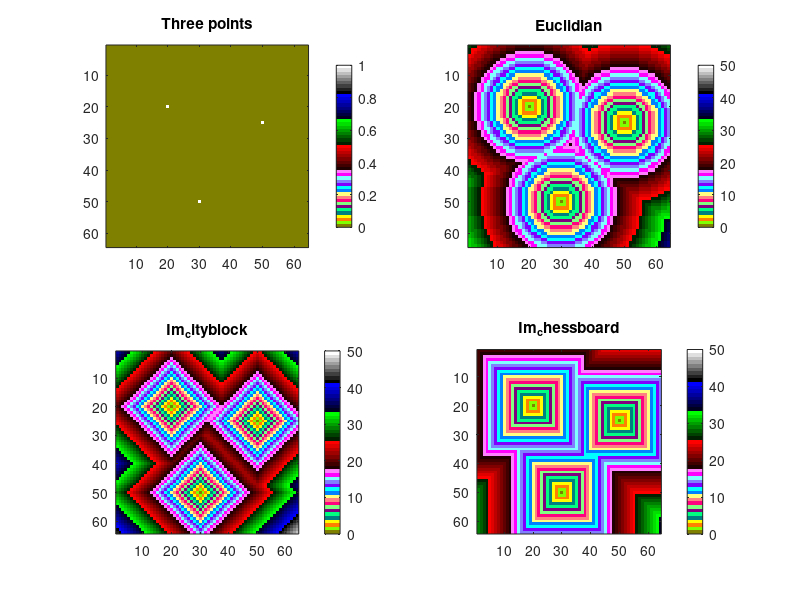

The MATLAB script that drew this image: (Note: this script raises an error after producing the figure.)
Im = zeros(64,64);
Im(20,20) = 1;
Im(50,30) = 1;
Im(25,50) = 1;
Im_eq = bwdist(Im);
figure(1)
colormap(colorcube(51))

subplot(2,2,1), imagesc(Im);
axis image; title('Three points'); colorbar

Im_eq = bwdist(Im);
subplot(2,2,2), imagesc(Im_eq, [0 50]);
axis image; title('Euclidian'); colorbar

Im_cityblock = bwdist(Im, 'cityblock');
subplot(2,2,3), imagesc(Im_cityblock, [0 50]);
axis image; title('Im_cityblock'); colorbar

Im_chessboard = bwdist(Im, 'chessboard');
subplot(2,2,4), imagesc(Im_chessboard, [0 50]);
axis image; title('Im_chessboard'); colorbar

ImD = imread('distObject.tif');
Im_inside_dist = bwdist(~ImD);
figure(2)
colormap(colorcube(51))
subplot(2,2,1), imagesc(Im_inside_dist);
axis image; title('distObject'); colorbar